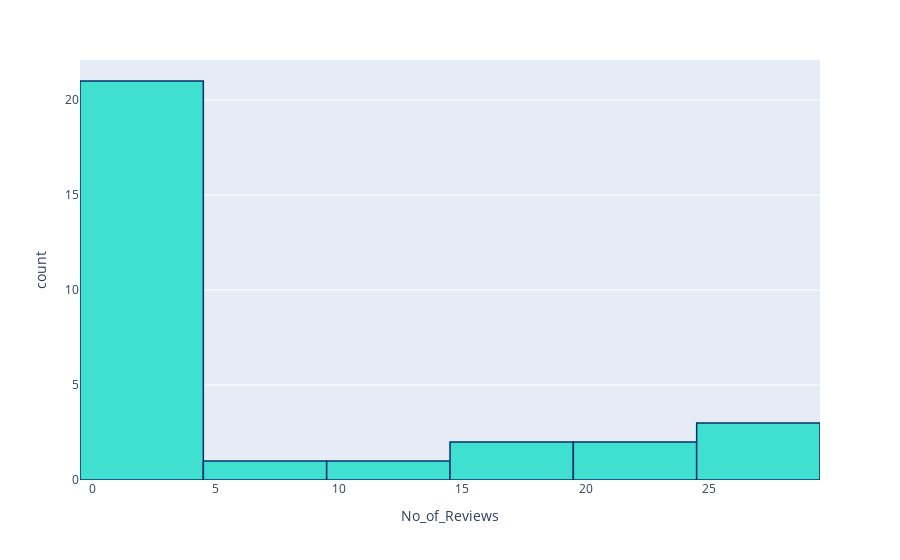
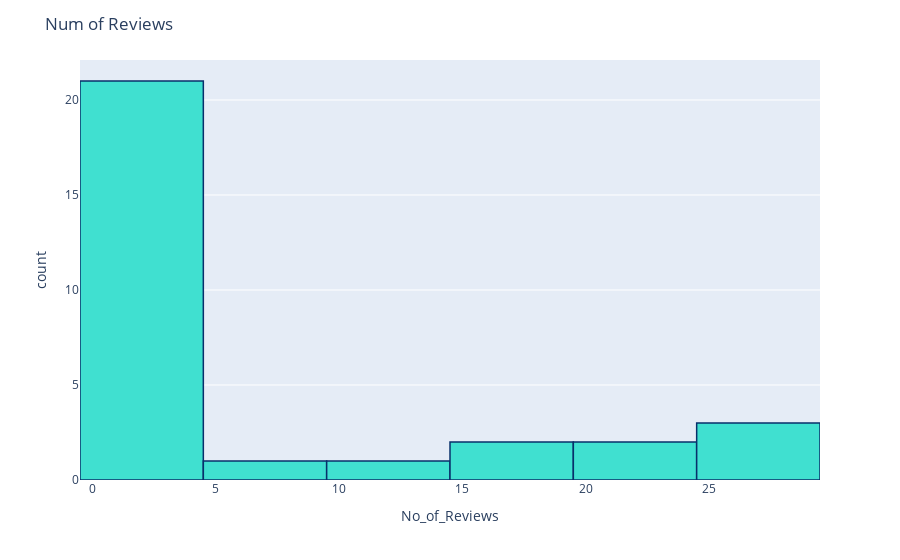
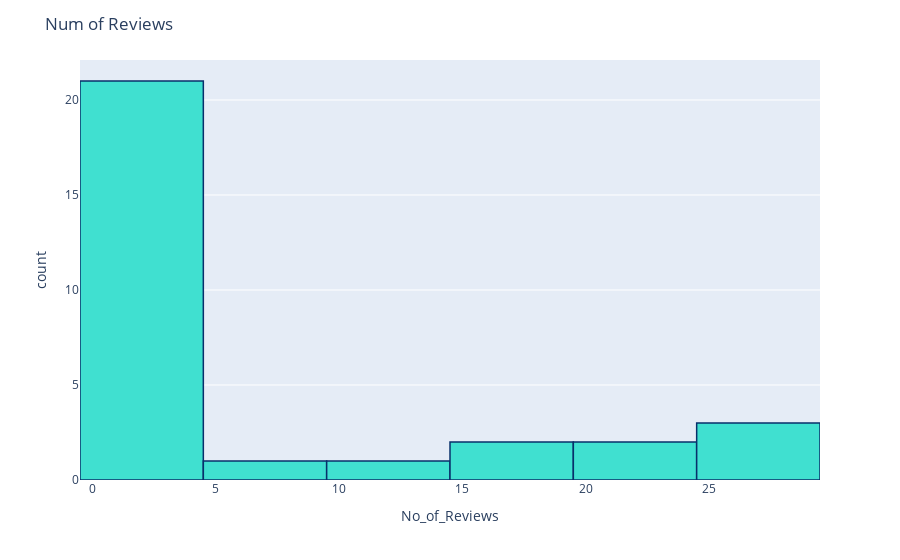

The code cell stored with these charts, in order, in its notebook:
### Code cell
# Num of Reviews- all courses
fig = px.histogram(dfRating, x="No_of_Reviews")
fig.update_traces(marker_color="turquoise",marker_line_color='rgb(8,48,107)',
                  marker_line_width=1.5)
fig.update_layout(title_text='Num of Reviews')
py.plot(fig)
fig.show()

### Figure 1 — Plotly figure (JSON) as saved in the notebook; plotly's stock layout.template omitted (floating-point values rounded to 4 significant figures)
{"data": [{"alignmentgroup": "True", "bingroup": "x", "hovertemplate": "No_of_Reviews=%{x}<br>count=%{y}<extra></extra>", "legendgroup": "", "marker": {"color": "turquoise", "line": {"color": "rgb(8,48,107)", "width": 1.5}, "pattern": {"shape": ""}}, "name": "", "offsetgroup": "", "orientation": "v", "showlegend": false, "type": "histogram", "x": [25, 24, 11, 29, 29, 4, 19, 3, 3, 2, 2, 3, 17, 1, 1, 0, 2, 0, 0, 0, 0, 22, 0, 0, 0, 2, 5, 1, 4, 4], "xaxis": "x", "yaxis": "y"}], "layout": {"barmode": "relative", "legend": {"tracegroupgap": 0}, "margin": {"t": 60}, "xaxis": {"anchor": "y", "domain": [0, 1], "title": {"text": "No_of_Reviews"}}, "yaxis": {"anchor": "x", "domain": [0, 1], "title": {"text": "count"}}}}

### Figure 2 — Plotly figure (JSON) as saved in the notebook; plotly's stock layout.template omitted (floating-point values rounded to 4 significant figures)
{"data": [{"alignmentgroup": "True", "bingroup": "x", "hovertemplate": "No_of_Reviews=%{x}<br>count=%{y}<extra></extra>", "legendgroup": "", "marker": {"color": "turquoise", "line": {"color": "rgb(8,48,107)", "width": 1.5}, "pattern": {"shape": ""}}, "name": "", "offsetgroup": "", "orientation": "v", "showlegend": false, "type": "histogram", "x": [25, 24, 11, 29, 29, 4, 19, 3, 3, 2, 2, 3, 17, 1, 1, 0, 2, 0, 0, 0, 0, 22, 0, 0, 0, 2, 5, 1, 4, 4], "xaxis": "x", "yaxis": "y"}], "layout": {"barmode": "relative", "legend": {"tracegroupgap": 0}, "margin": {"t": 60}, "title": {"text": "Num of Reviews"}, "xaxis": {"anchor": "y", "domain": [0, 1], "title": {"text": "No_of_Reviews"}}, "yaxis": {"anchor": "x", "domain": [0, 1], "title": {"text": "count"}}}}

### Figure 3 — Plotly figure (JSON) as saved in the notebook; plotly's stock layout.template omitted (floating-point values rounded to 4 significant figures)
{"data": [{"alignmentgroup": "True", "bingroup": "x", "hovertemplate": "No_of_Reviews=%{x}<br>count=%{y}<extra></extra>", "legendgroup": "", "marker": {"color": "turquoise", "line": {"color": "rgb(8,48,107)", "width": 1.5}, "pattern": {"shape": ""}}, "name": "", "offsetgroup": "", "orientation": "v", "showlegend": false, "type": "histogram", "x": [25, 24, 11, 29, 29, 4, 19, 3, 3, 2, 2, 3, 17, 1, 1, 0, 2, 0, 0, 0, 0, 22, 0, 0, 0, 2, 5, 1, 4, 4], "xaxis": "x", "yaxis": "y"}], "layout": {"barmode": "relative", "legend": {"tracegroupgap": 0}, "margin": {"t": 60}, "title": {"text": "Num of Reviews"}, "xaxis": {"anchor": "y", "domain": [0, 1], "title": {"text": "No_of_Reviews"}}, "yaxis": {"anchor": "x", "domain": [0, 1], "title": {"text": "count"}}}}
